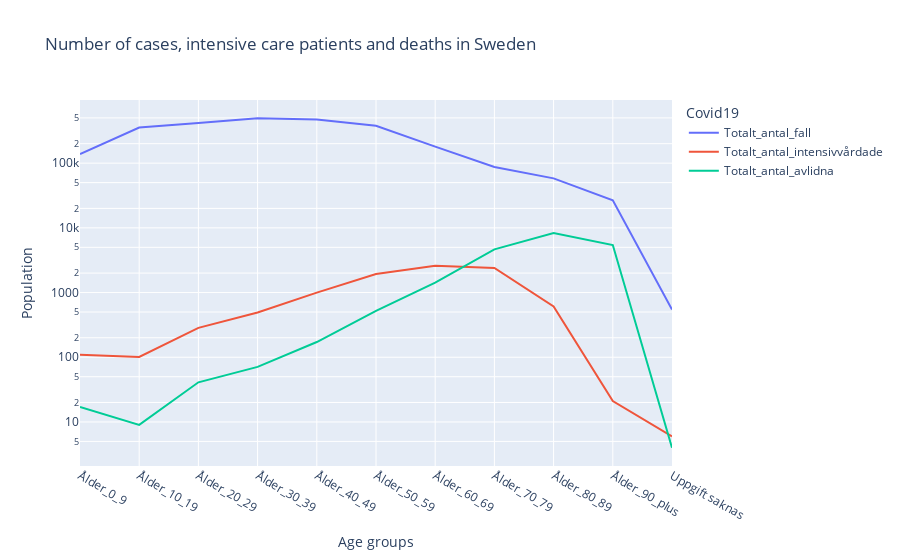

The notebook cell saved with this chart:
### Code cell
fig = px.line(
    df,
    x="Åldersgrupp",
    y=["Totalt_antal_fall", "Totalt_antal_intensivvårdade", "Totalt_antal_avlidna"],
    labels = {"Åldersgrupp":"Age groups","value":"Population", "variable": "Covid19"},
    log_y=True,
    title="Number of cases, intensive care patients and deaths in Sweden",
)
fig.show()
#fig.write_html("uppgift 3-1.html", auto_open = True)

### Figure 1 — Plotly figure (JSON) as saved in the notebook; plotly's stock layout.template omitted (floating-point values rounded to 4 significant figures)
{"data": [{"hovertemplate": "Covid19=Totalt_antal_fall<br>Age groups=%{x}<br>Population=%{y}<extra></extra>", "legendgroup": "Totalt_antal_fall", "line": {"color": "#636efa", "dash": "solid"}, "marker": {"symbol": "circle"}, "mode": "lines", "name": "Totalt_antal_fall", "orientation": "v", "showlegend": true, "type": "scatter", "x": ["Ålder_0_9", "Ålder_10_19", "Ålder_20_29", "Ålder_30_39", "Ålder_40_49", "Ålder_50_59", "Ålder_60_69", "Ålder_70_79", "Ålder_80_89", "Ålder_90_plus", "Uppgift saknas"], "xaxis": "x", "y": [138071, 355823, 418506, 493443, 474702, 378468, 180079, 87096, 58170, 26677, 545], "yaxis": "y"}, {"hovertemplate": "Covid19=Totalt_antal_intensivvårdade<br>Age groups=%{x}<br>Population=%{y}<extra></extra>", "legendgroup": "Totalt_antal_intensivvårdade", "line": {"color": "#EF553B", "dash": "solid"}, "marker": {"symbol": "circle"}, "mode": "lines", "name": "Totalt_antal_intensivvårdade", "orientation": "v", "showlegend": true, "type": "scatter", "x": ["Ålder_0_9", "Ålder_10_19", "Ålder_20_29", "Ålder_30_39", "Ålder_40_49", "Ålder_50_59", "Ålder_60_69", "Ålder_70_79", "Ålder_80_89", "Ålder_90_plus", "Uppgift saknas"], "xaxis": "x", "y": [109, 101, 285, 492, 997, 1932, 2595, 2394, 612, 21, 6], "yaxis": "y"}, {"hovertemplate": "Covid19=Totalt_antal_avlidna<br>Age groups=%{x}<br>Population=%{y}<extra></extra>", "legendgroup": "Totalt_antal_avlidna", "line": {"color": "#00cc96", "dash": "solid"}, "marker": {"symbol": "circle"}, "mode": "lines", "name": "Totalt_antal_avlidna", "orientation": "v", "showlegend": true, "type": "scatter", "x": ["Ålder_0_9", "Ålder_10_19", "Ålder_20_29", "Ålder_30_39", "Ålder_40_49", "Ålder_50_59", "Ålder_60_69", "Ålder_70_79", "Ålder_80_89", "Ålder_90_plus", "Uppgift saknas"], "xaxis": "x", "y": [17, 9, 41, 71, 172, 523, 1422, 4654, 8326, 5420, 4], "yaxis": "y"}], "layout": {"legend": {"title": {"text": "Covid19"}, "tracegroupgap": 0}, "title": {"text": "Number of cases, intensive care patients and deaths in Sweden"}, "xaxis": {"anchor": "y", "domain": [0, 1], "title": {"text": "Age groups"}}, "yaxis": {"anchor": "x", "domain": [0, 1], "title": {"text": "Population"}, "type": "log"}}}
